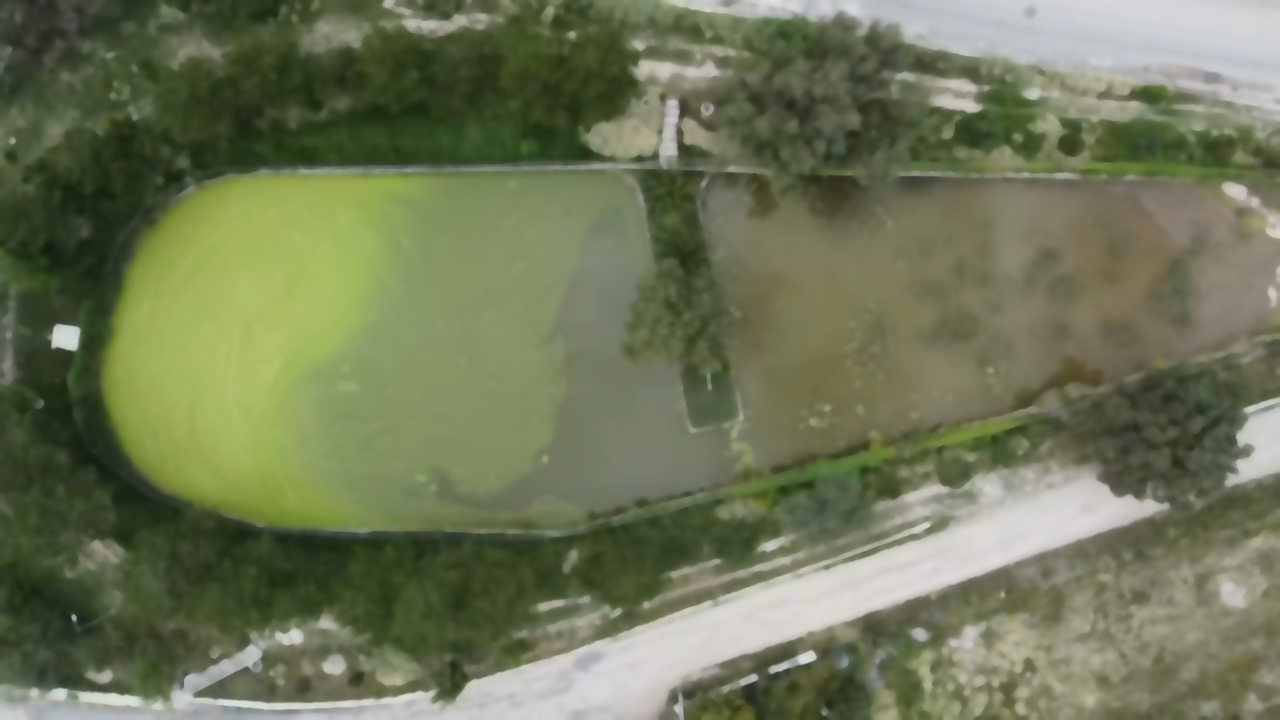
#> input picture Imagenes/ImagenFiltrada.jpg, 1280 x 720 px, found by its file name
$ python 'Deteccion de color.py'
#> lines starting #> are read from the running program, lines starting #| are printed output that depends on the picture; after the words box and inside, x2 and y2 are one past the last pixel; in counts of white or black regions, pixels touching at a corner belong together
import cv2
import numpy as np

img = cv2.imread("C:/Users/jesus/Documents/TT2/Imagenes/ImagenFiltrada.jpg")
#> img is the input picture: shape (720, 1280, 3); mean B, G, R 87.2, 117.9, 110.6

img_hsv = cv2.cvtColor(img, cv2.COLOR_BGR2HSV)
#> img_hsv: shape (720, 1280, 3); mean H, S, V 39.3, 76.2, 118.7

# Rango para el color verde del lago
umbral_bajo_verde = np.array([35, 40, 40])   # Ajusta según el tono, saturación y valor
umbral_alto_verde = np.array([85, 255, 255]) # Ajusta según el tono, saturación y valor

# Rango para el color marrón del lago
umbral_bajo_marron = np.array([10, 100, 20])  # Ajusta según el tono, saturación y valor
umbral_alto_marron = np.array([20, 255, 200]) # Ajusta según el tono, saturación y valor

# Máscaras para los colores del lago
mask_verde = cv2.inRange(img_hsv, umbral_bajo_verde, umbral_alto_verde)
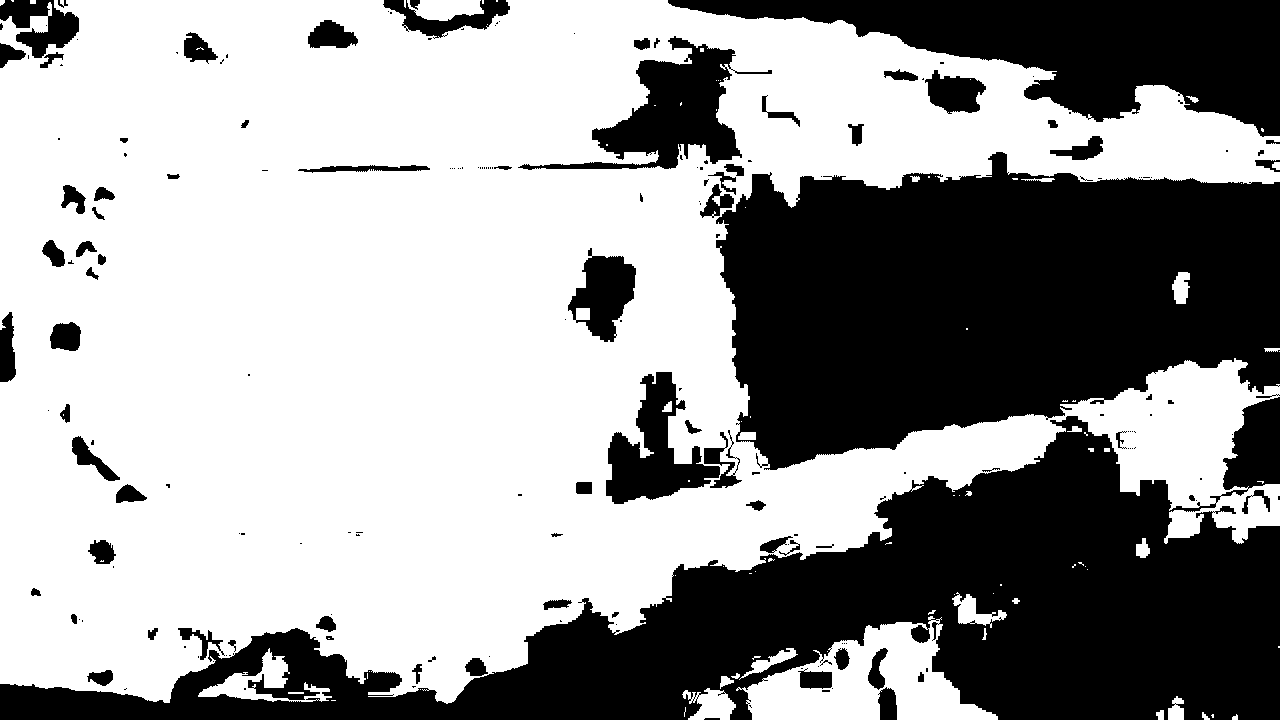
#> mask_verde: shape (720, 1280); 60.8% white; 196 black regions (114 under 20 px), largest, box (x1, y1, x2, y2) and area: (0, 397, 1280, 720) 149719, (716, 152, 1280, 470) 128553, (668, 0, 1280, 137) 39163
mask_marron = cv2.inRange(img_hsv, umbral_bajo_marron, umbral_alto_marron)
#> mask_marron: shape (720, 1280); every value is 0

# Combinar ambas máscaras
mask_total = cv2.bitwise_or(mask_verde, mask_marron)

resultado = cv2.bitwise_and(img, img, mask=mask_total)
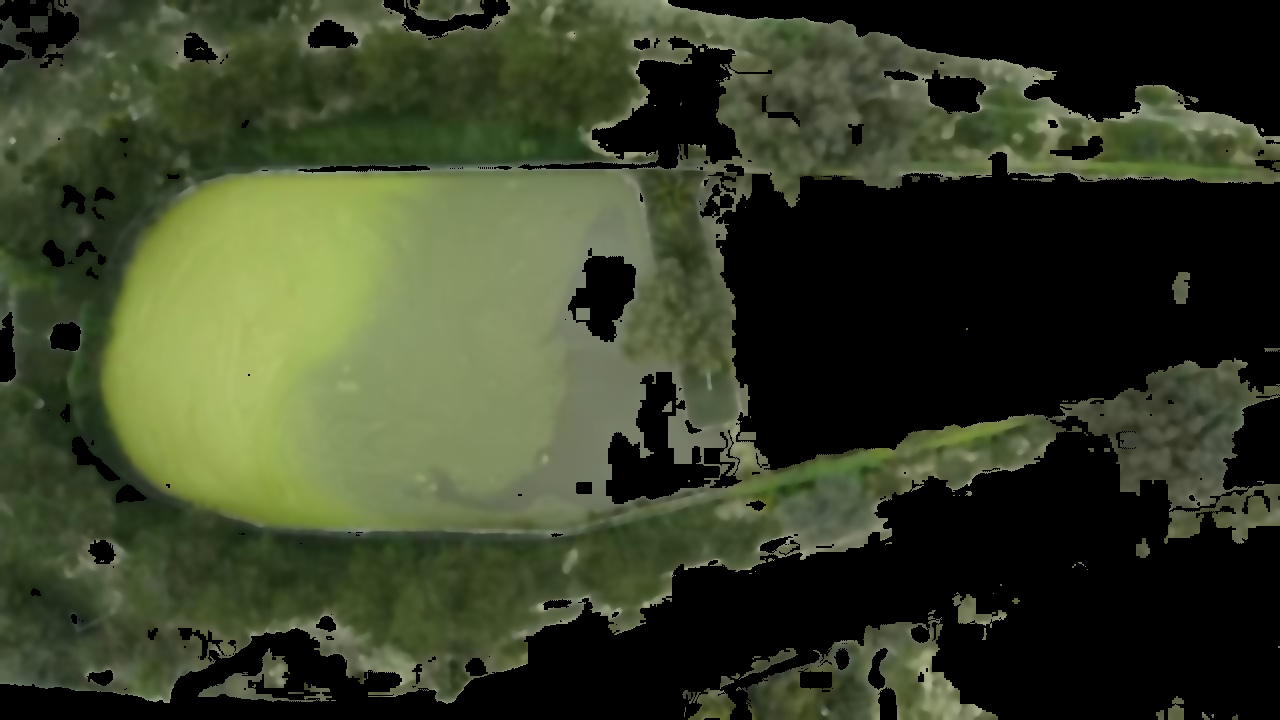
#> resultado: shape (720, 1280, 3); mean B, G, R 39.4, 62.9, 55.4

# Crear ventanas con un tamaño personalizado
cv2.namedWindow('Original', cv2.WINDOW_NORMAL)
cv2.resizeWindow('Original', 600, 400)  # Cambia las dimensiones a tu gusto

cv2.namedWindow('Resultado', cv2.WINDOW_NORMAL)
cv2.resizeWindow('Resultado', 600, 400)

cv2.imshow('Original',img)
cv2.imshow('Resultado',resultado)
cv2.imwrite('C:/Users/jesus/Documents/TT2/Imagenes/Seleccion.jpg', resultado)


cv2.waitKey(0)
cv2.destroyAllWindows()

$ run again, with Imagenes/ej2.jpg copied over Imagenes/ImagenFiltrada.jpg
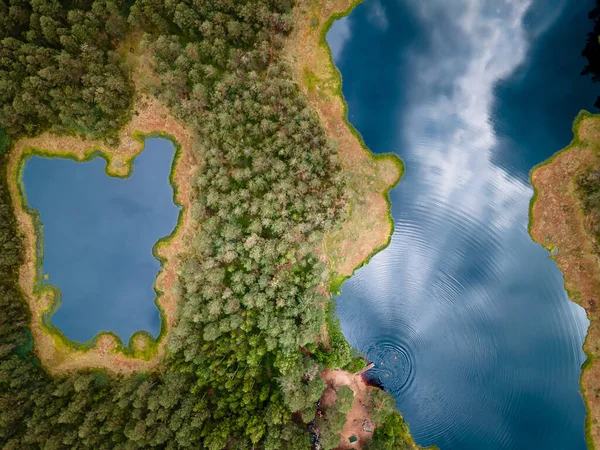
#> input picture Imagenes/ej2.jpg, 600 x 450 px, found by its file name
#> img is the input picture: shape (450, 600, 3); mean B, G, R 90.3, 106, 93.8
#> img_hsv: shape (450, 600, 3); mean H, S, V 59.7, 144.5, 124.1
#> `mask_verde = cv2.inRange(img_hsv, umbral_bajo_verde, umbral_alto_verde)`:
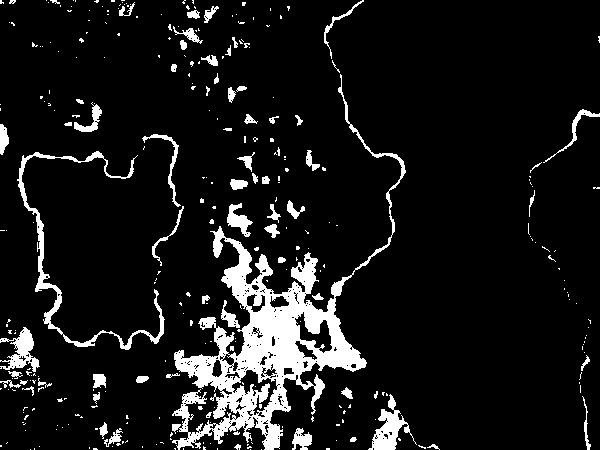
#> mask_verde: shape (450, 600); 9.6% white; 318 white regions (252 under 20 px), largest, box (x1, y1, x2, y2) and area: (172, 74, 406, 450) 15405, (17, 151, 165, 350) 2062, (368, 394, 417, 450) 958
#> mask_marron: shape (450, 600); 8.9% white; 316 white regions (245 under 20 px), largest, box (x1, y1, x2, y2) and area: (531, 148, 600, 353) 6750, (262, 0, 367, 188) 3768, (102, 72, 205, 223) 2888
#> mask_total: shape (450, 600); 18.5% white; 623 white regions (493 under 20 px), largest, box (x1, y1, x2, y2) and area: (172, 74, 406, 450) 15720, (531, 148, 600, 353) 6750, (262, 0, 367, 188) 3768
#> `resultado = cv2.bitwise_and(img, img, mask=mask_total)`:
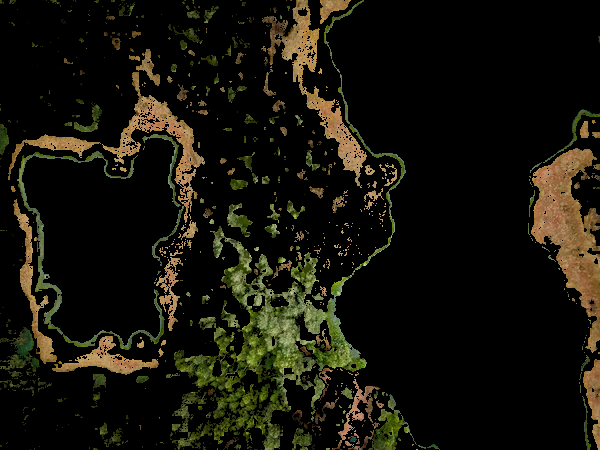
#> resultado: shape (450, 600, 3); mean B, G, R 10.4, 19.6, 21.5
